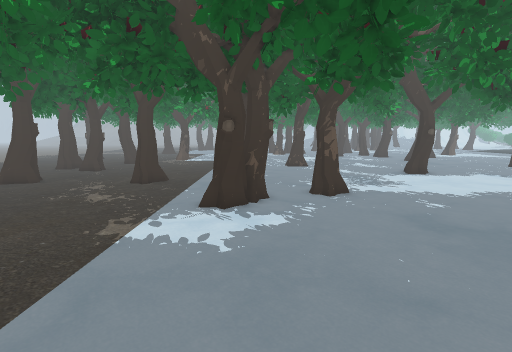
view 1 (above)

19 first-person views from a walk through a 3-D level made in the Unity game engine. The camera is 1.2 m above the floor, tilts 8° down and sees 85° across. The floor is counted in squares, 0.5 m on a side. Each view is taken from the middle of a square. On the plan, view 1 faces up. The plan holds only what a view shows up to about 18 squares ahead; the rest is blank. The place goes on beyond the plan. The player is left out.

view 2
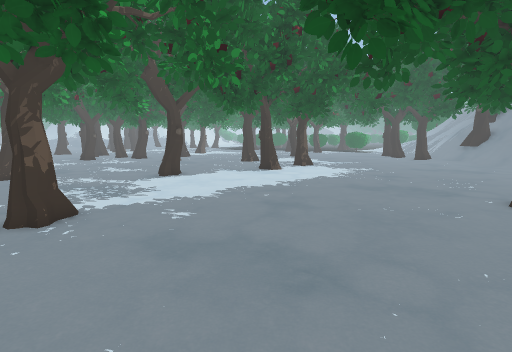

view 3
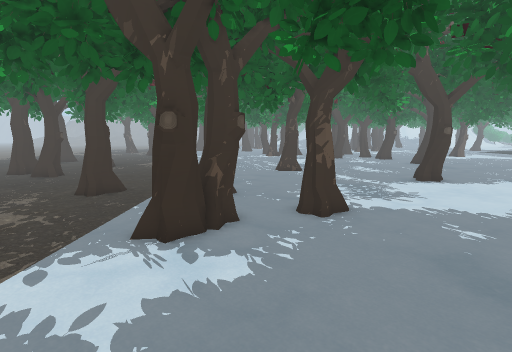

view 4
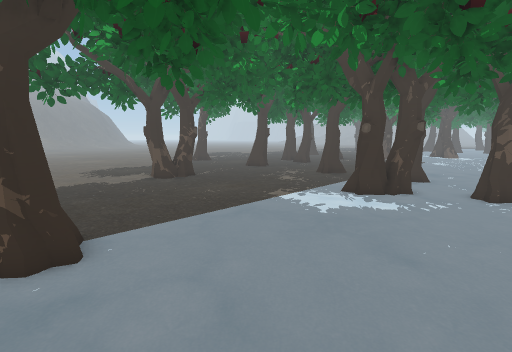

view 5
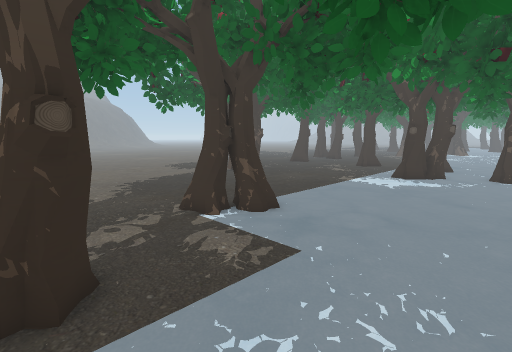

view 6
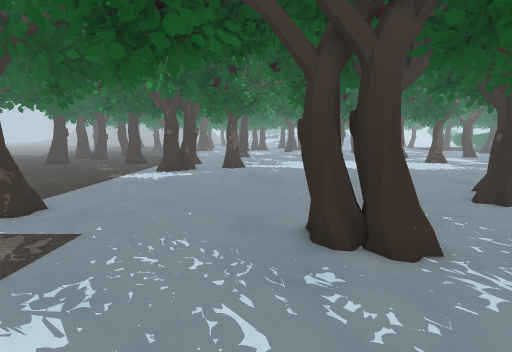

view 7
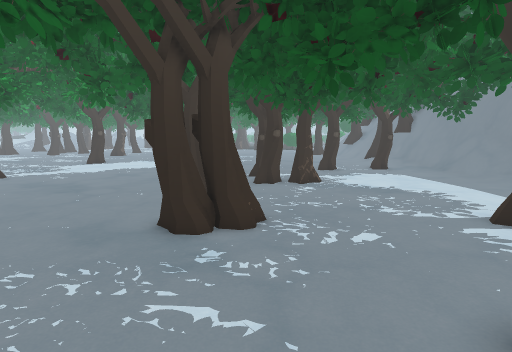

view 8
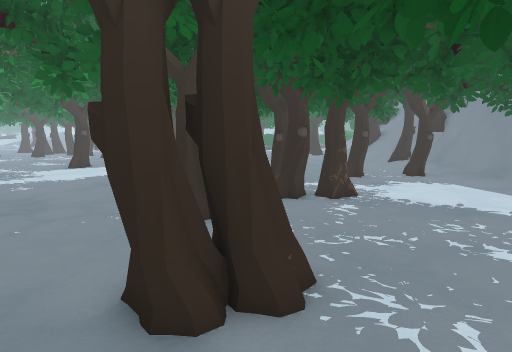

view 9
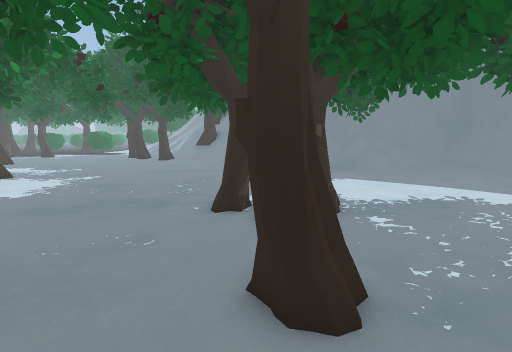

view 10
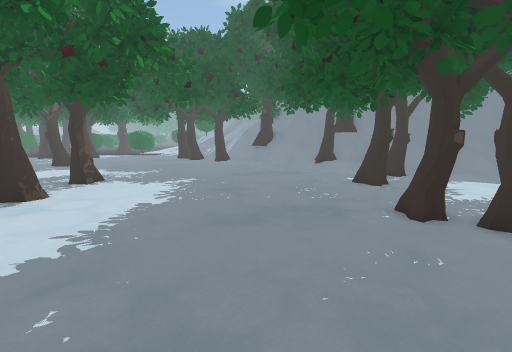

view 11
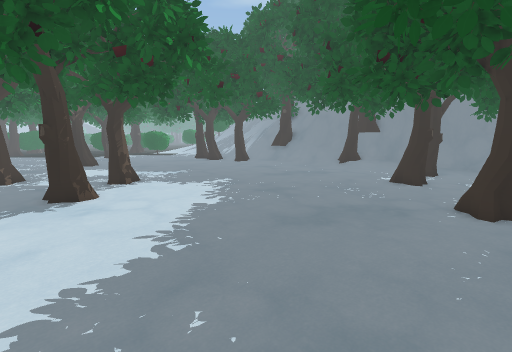

view 12
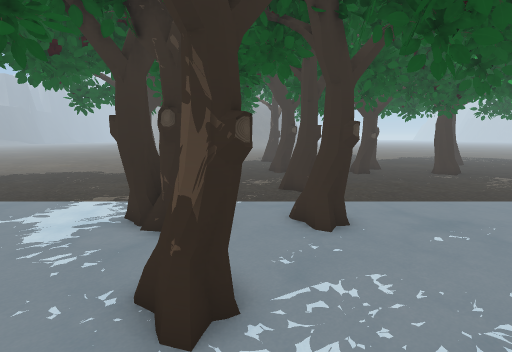

view 13
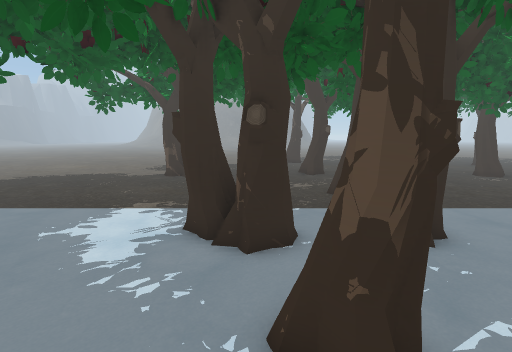

view 14
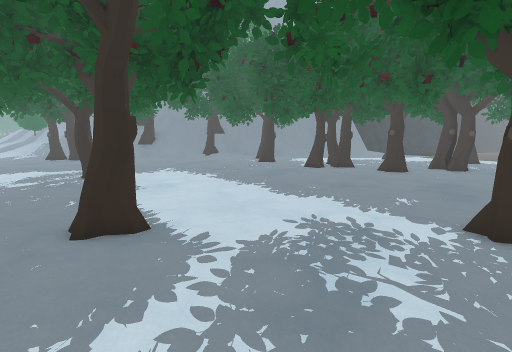

view 15
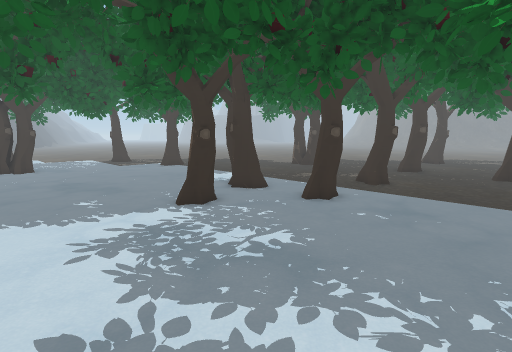

view 16
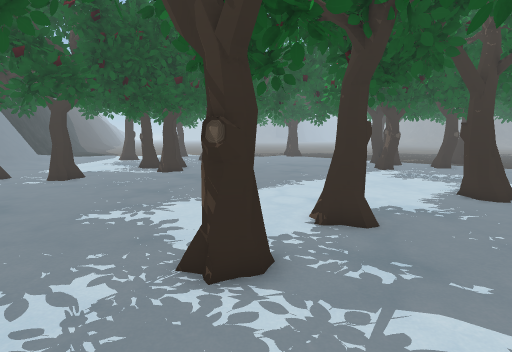

view 17
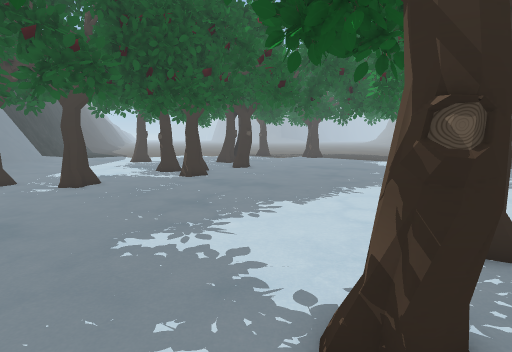

view 18
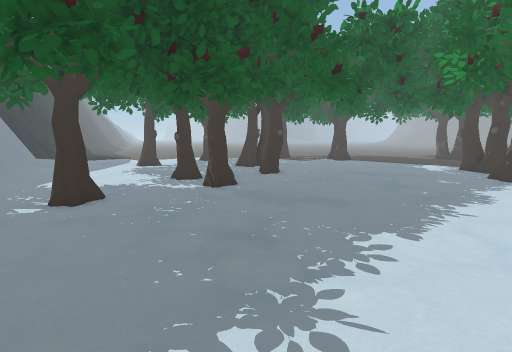

view 19
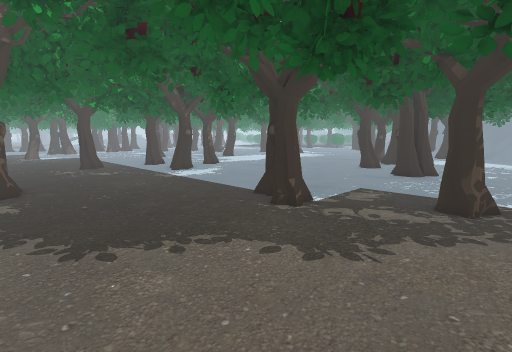

### Floor plan
Key: @ floor where view 1 was taken; # wall or solid block; x gap in a wall; . main floor; : floor 0.25 m higher than the main floor; / step, stairs or slope; = window, fence, low wall or low ledge; T thing the floor can be seen under or through.
Columns run from 12 left of view 1 to 25 right of it. Each row starts with its distance up from view 1.
 21  #.........    ..............   ...
 20 ##....... .  ......................  .
 19 .... .................=# .............
 18 ......................=# .............
 17 .............  ..............##.......
 16 #.....# .....  ..............##. =#...
 15 #.....#=...#............. .....    ...
 14 =..........=...................   ....
 13 ...............##.....................
 12  .... .....=#..##.....................
 11   ........ =#.........................
 10  .........=##..  .....................
  9  ......... ##.   .....................
  8  #............   .....................
  7 ##....................................
  6 #=............ .......................
  5 #.................................. ..
  4 .............................   ...x..
  3 ...........................     ..x ..
  2 ...........................TT  ......
  1 .....................##....TT....##..
  0 ............@........##...# .....##.
 -1 ........##=. .............###.......==
 -2 ........###.............  T==.......##
 -3 ........##....  ..### ..   ...........
 -4 ..............  ..####...    ..... ...
 -5 ......   ..................  ........
 -6  .....   ........... # ..............
 -7   .........##....... #............../
 -8    ..... ..##.......................//
 -9 .   ...   ....    ..................//
-10                . .   ....#    .....:/

Where each view was taken, in squares from view 1:
view 1: 0 up, 0 right, facing up
view 2: 2 up, 2 right, facing up-right
view 3: 3 up, 1 right, facing up
view 4: 2 down, 4 right, facing up-left
view 5: 8 down, 4 right, facing up-left
view 6: 10 down, 5 right, facing up
view 7: 10 down, 3 right, facing up-right
view 8: 7 down, 5 right, facing up-right
view 9: 1 up, 6 right, facing right
view 10: 7 up, 7 right, facing right
view 11: 9 up, 7 right, facing right
view 12: 13 up, 7 right, facing left
view 13: 11 up, 6 right, facing left
view 14: 21 up, 3 right, facing down-right
view 15: 21 up, 9 right, facing down-left
view 16: 20 up, 25 right, facing down-left
view 17: 17 up, 25 right, facing down-left
view 18: 13 up, 24 right, facing down-left
view 19: 9 down, 12 left, facing up-right
